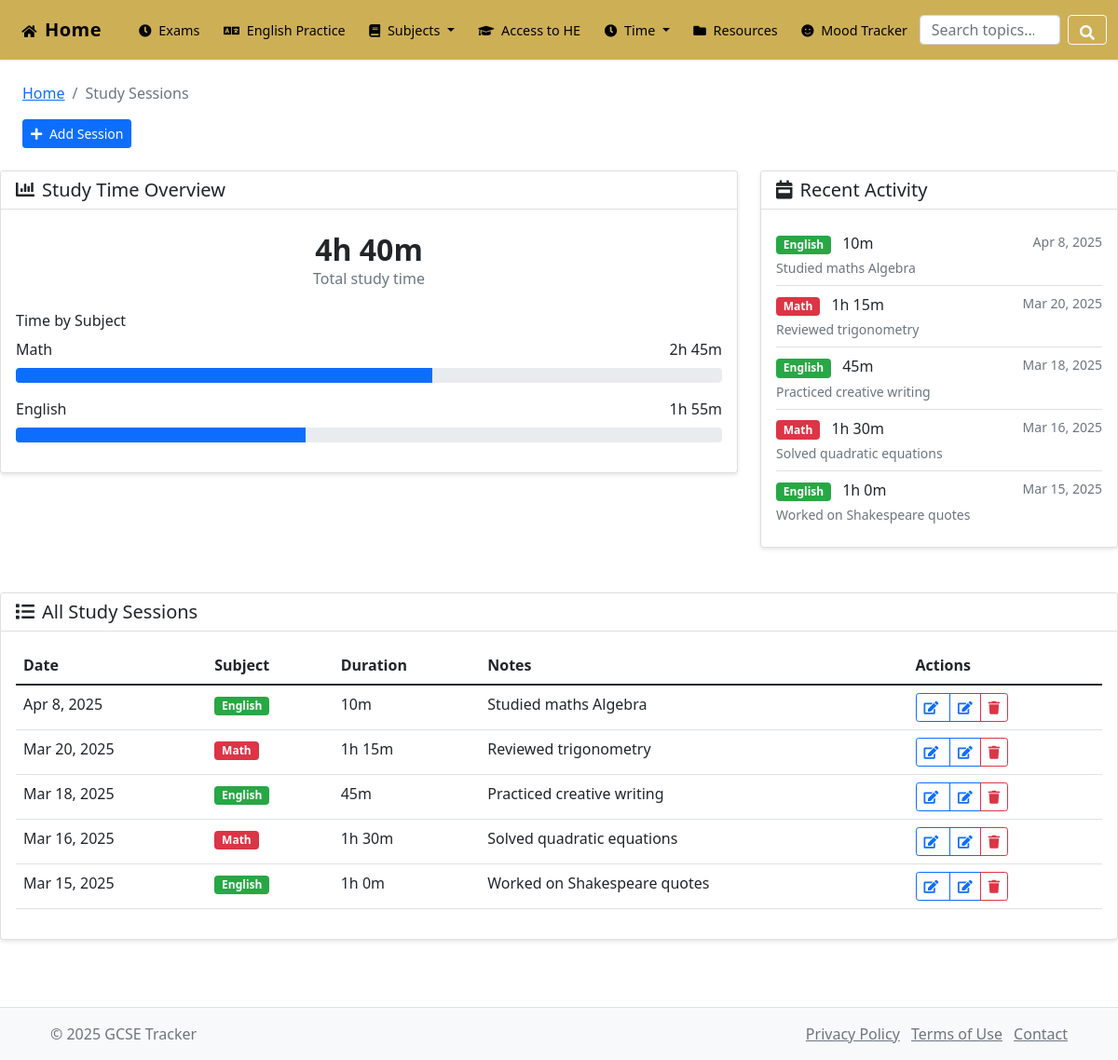
The app's page /pages/sessions.php with its own data.
### tables this page shows
CREATE TABLE `sessions` (
  `id` int(11) NOT NULL,
  `subject_id` int(11) NOT NULL,
  `date` date NOT NULL,
  `duration` int(11) NOT NULL,
  `notes` text DEFAULT NULL
);

CREATE TABLE `subjects` (
  `id` int(11) NOT NULL,
  `name` varchar(50) NOT NULL,
  `color` varchar(20) DEFAULT '#007bff'
);

### pages/sessions.php (the view, shortened to what this page needs)
<?php
$page_actions = '
<button type="button" class="btn btn-primary btn-sm" data-bs-toggle="modal" data-bs-target="#addSessionModal">
    <i class="fas fa-plus me-1"></i> Add Session
</button>
';
require_once '../config/db_connect.php';
$sessions_query = "SELECT s.*, sub.name as subject_name, sub.color as subject_color
                  FROM sessions s
                  JOIN subjects sub ON s.subject_id = sub.id
                  ORDER BY s.date DESC";
$sessions_result = $conn->query($sessions_query);
include '../includes/header.php';
?>
<div id="alert-container" class="position-fixed top-0 end-0 p-3" style="z-index: 1050;"></div>
<div class="row mb-4">
    <div class="col-md-8">
        <div class="card">
            <div class="card-header bg-white">
                <h5 class="mb-0"><i class="fas fa-chart-bar me-2"></i>Study Time Overview</h5>
            </div>
            <div class="card-body">
                <?php
                $total_time_query = "SELECT SUM(duration) as total_time FROM sessions";
                $total_time_result = $conn->query($total_time_query);
                $total_minutes = $total_time_result->fetch_assoc()['total_time'] ?? 0;
                $subject_time_query = "SELECT s.name, s.color, SUM(se.duration) as subject_time
                                      FROM sessions se
                                      JOIN subjects s ON se.subject_id = s.id
                                      GROUP BY se.subject_id
                                      ORDER BY subject_time DESC";
                $subject_time_result = $conn->query($subject_time_query);
                $total_hours = floor($total_minutes / 60);
                $remaining_minutes = $total_minutes % 60;
                $total_time_formatted = $total_hours . 'h ' . $remaining_minutes . 'm';
                ?>
                <div class="text-center mb-4">
                    <h2 class="display-4"><?php echo $total_time_formatted; ?></h2>
                    <p class="text-muted">Total study time</p>
                </div>
                <?php if ($subject_time_result->num_rows > 0): ?>
                    <h6>Time by Subject</h6>
                    <?php while ($subject = $subject_time_result->fetch_assoc()):
                        $subject_percentage = ($subject['subject_time'] / $total_minutes) * 100;
                        $subject_hours = floor($subject['subject_time'] / 60);
                        $subject_minutes = $subject['subject_time'] % 60;
                        $subject_time_formatted = $subject_hours . 'h ' . $subject_minutes . 'm';
                    ?>
                        <div class="mb-3">
                            <div class="d-flex justify-content-between align-items-center mb-1">
                                <span><?php echo htmlspecialchars($subject['name']); ?></span>
                                <span><?php echo $subject_time_formatted; ?></span>
                            </div>
                            <div class="progress">
                                <div class="progress-bar" role="progressbar" style="width: <?php echo $subject_percentage; ?>%; background-color: <?php echo $subject['color']; ?>"
                                     aria-valuenow="<?php echo $subject_percentage; ?>" aria-valuemin="0" aria-valuemax="100"></div>
                            </div>
                        </div>
                    <?php endwhile; ?>
                <?php else: ?>
                    <p class="text-muted">No study sessions recorded yet.</p>
                <?php endif; ?>
            </div>
        </div>
    </div>
    <div class="col-md-4">
        <div class="card">
            <div class="card-header bg-white">
                <h5 class="mb-0"><i class="fas fa-calendar-week me-2"></i>Recent Activity</h5>
            </div>
            <div class="card-body">
                <?php
                $recent_sessions_query = "SELECT s.*, sub.name as subject_name, sub.color as subject_color
                                         FROM sessions s
                                         JOIN subjects sub ON s.subject_id = sub.id
                                         ORDER BY s.date DESC
                                         LIMIT 5";
                $recent_sessions_result = $conn->query($recent_sessions_query);
                if ($recent_sessions_result->num_rows > 0):
                ?>
                    <ul class="list-group list-group-flush">
                        <?php while ($session = $recent_sessions_result->fetch_assoc()):
                            $session_hours = floor($session['duration'] / 60);
                            $session_minutes = $session['duration'] % 60;
                            $session_duration = ($session_hours > 0 ? $session_hours . 'h ' : '') . $session_minutes . 'm';
                        ?>
                            <li class="list-group-item px-0">
                                <div class="d-flex justify-content-between">
                                    <div>
                                        <span class="badge" style="background-color: <?php echo $session['subject_color']; ?>">
                                            <?php echo htmlspecialchars($session['subject_name']); ?>
                                        </span>
                                        <span class="ms-2"><?php echo $session_duration; ?></span>
                                    </div>
                                    <small class="text-muted"><?php echo date('M j, Y', strtotime($session['date'])); ?></small>
                                </div>
                                <?php if ($session['notes']): ?>
                                    <small class="d-block text-muted mt-1"><?php echo htmlspecialchars($session['notes']); ?></small>
                                <?php endif; ?>
                            </li>
                        <?php endwhile; ?>
                    </ul>
                <?php else: ?>
                    <p class="text-muted">No recent study sessions.</p>
                <?php endif; ?>
            </div>
        </div>
    </div>
</div>
<div class="card">
    <div class="card-header bg-white">
        <h5 class="mb-0"><i class="fas fa-list me-2"></i>All Study Sessions</h5>
    </div>
    <div class="card-body">
        <?php if ($sessions_result->num_rows > 0): ?>
            <div class="table-responsive">
                <table class="table table-hover">
                    <thead>
                        <tr>
                            <th>Date</th>
                            <th>Subject</th>
                            <th>Duration</th>
                            <th>Notes</th>
                            <th>Actions</th>
                        </tr>
                    </thead>
                    <tbody>
                        <?php while ($session = $sessions_result->fetch_assoc()):
                            $session_hours = floor($session['duration'] / 60);
                            $session_minutes = $session['duration'] % 60;
                            $session_duration = ($session_hours > 0 ? $session_hours . 'h ' : '') . $session_minutes . 'm';
                        ?>
                            <tr>
                                <td><?php echo date('M j, Y', strtotime($session['date'])); ?></td>
                                <td>
                                    <span class="badge" style="background-color: <?php echo $session['subject_color']; ?>">
                                        <?php echo htmlspecialchars($session['subject_name']); ?>
                                    </span>
                                </td>
                                <td><?php echo $session_duration; ?></td>
                                <td><?php echo htmlspecialchars($session['notes'] ?? ''); ?></td>
                                <td>
                                    <div class="btn-group btn-group-sm">
                                        <button type="button" class="btn btn-outline-primary edit-session-btn" data-session-id="<?php echo $session['id']; ?>">
                                            <i class="fas fa-edit"></i
                                            <td>
                                    <div class="btn-group btn-group-sm">
                                        <button type="button" class="btn btn-outline-primary edit-session-btn" data-session-id="<?php echo $session['id']; ?>">
                                            <i class="fas fa-edit"></i>
                                        </button>
                                        <button type="button" class="btn btn-outline-danger delete-session-btn" data-session-id="<?php echo $session['id']; ?>">
                                            <i class="fas fa-trash"></i>
                                        </button>
                                    </div>
                                </td>
                            </tr>
                        <?php endwhile; ?>
                    </tbody>
                </table>
            </div>
        <?php else: ?>
            <p class="text-muted">No study sessions recorded yet.</p>
        <?php endif; ?>
    </div>
</div>
<?php
include '../includes/footer.php';
?>

### assets/css/main.css (style rules this page uses)
:root { --primary-color: #3498db; --secondary-color: #2ecc71; --warning-color: #f39c12; --danger-color: #e74c3c; --light-color: #f8f9fa; --dark-color: #343a40; --gray-color: #6c757d; --border-color: #dee2e6; --shadow: 0 0.125rem 0.25rem rgba(0, 0, 0, 0.075); }
body { font-family: 'Segoe UI', Tahoma, Geneva, Verdana, sans-serif; color: #333; background-color: #f5f7fa; min-height: 100vh; display: flex; flex-direction: column; }
.card { border-radius: 0.5rem; box-shadow: var(--shadow); transition: transform 0.2s, box-shadow 0.2s; margin-bottom: 1.5rem; }
.card-header { font-weight: 600; border-bottom: 1px solid var(--border-color); }
.progress { height: 0.5rem; border-radius: 1rem; margin-top: 0.5rem; }
.btn-primary { background-color: var(--primary-color); border-color: var(--primary-color); }

### assets/css/reports.css (style rules this page uses)
.card { box-shadow: 0 2px 4px rgba(0,0,0,0.1); border: none; margin-bottom: 1.5rem; }
.card-body { padding: 1.5rem; }
.card h2 { font-size: 2rem; margin: 0.5rem 0 0; font-weight: 700; }
.table { margin-bottom: 0; }
.table th { border-top: none; font-weight: 600; }

### pages/EnglishPractice/style.css (style rules this page uses)
:root { --english-primary: #0d6efd; --english-secondary: #6c757d; --english-light: #f8f9fa; --english-dark: #343a40; --english-border: #dee2e6; --english-border-radius: 0.375rem; --english-card-bg: #ffffff; --english-card-shadow: 0 .125rem .25rem rgba(0,0,0,.075); }
.progress { height: 20px; font-size: 0.8rem; border-radius: var(--english-border-radius); }
.progress-bar { background-color: var(--english-primary) !important; transition: width 0.4s ease; }

### includes/header.php (style rules this page uses)
:root { --primary-color: #cdaf56; --primary-hover: #b89a45; --text-color: #000000; }

### records on screen
sessions: subject.name "English", duration "10m", date "Apr 8, 2025", notes "Studied maths Algebra"
sessions: subject.name "Math", duration "1h 15m", date "Mar 20, 2025", notes "Reviewed trigonometry"
sessions: subject.name "English", duration "45m", date "Mar 18, 2025", notes "Practiced creative writing"
sessions: subject.name "Math", duration "1h 30m", date "Mar 16, 2025", notes "Solved quadratic equations"
sessions: subject.name "English", duration "1h 0m", date "Mar 15, 2025", notes "Worked on Shakespeare quotes"

### other values on screen
$label "Study Sessions"
$total_time_formatted "4h 40m"
$subject['name'] "Math"
$subject_time_formatted "2h 45m"
$subject['name'] "English"
$subject_time_formatted "1h 55m"
